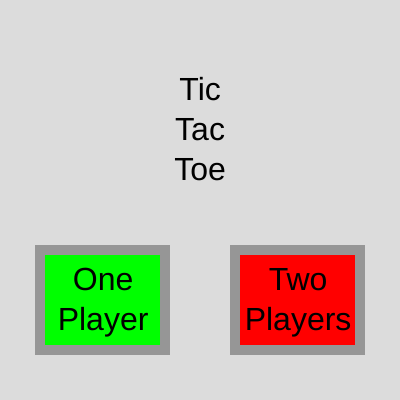
Frame 1 (no input)
Frame 60 (no input): identical to frame 1, image omitted
Frame 120 (the mouse pressed at the canvas centre since frame 60): identical to frame 1, image omitted

The p5.js sketch that drew this single still picture (run headless with seeded random() and noise() and a simulated clock; from frame 60 on, the mouse is pressed at the canvas centre):

// p5.js sketch
// ── sketch.js
/*
This is a p5.js sketch that I used to make the TicTacToe game

This took me around 3 hours to make
*/

// 0 = main menu, 1 = 1 player, 2 = 2 player
var menu = 0;

// when 2 player, player_turn = true means it is player 1 turn
var player_turn = false;
var turn_number = 0;
var game_active = false;
// 0 = tie, 1 = player1, 2 = player2
var winner = 0;

var delay_timer = 0;

// 0 = nothing 1 = player 1, 2 = player 2
var board_state = [[0, 0, 0],
[0, 0, 0],
[0, 0, 0]];

function setup() {
  createCanvas(400, 400);
}

function draw() {
  background(220);
  textAlign(CENTER);
  if (menu == 0) {

    textSize(32);

    fill(0);
    noStroke();
    text("Tic\nTac\nToe", 200, 100);
    strokeWeight(10);
    stroke(150);
    fill(0, 255, 0);
    rect(40, 250, 125, 100);
    fill(255, 0, 0);
    rect(235, 250, 125, 100);
    fill(0);
    noStroke();
    text("One\nPlayer", 103, 290);
    text("Two\nPlayers", 298, 290);

  } else {
    // change background when game is over
    {
    if (!game_active) {
      if (menu == 1 && winner == 1) {
        background(0, 255, 0);
      } else if (menu == 1 && winner == 2) {
        background(255, 0, 0);
      } else if (winner == 0) {
        background(0, 0, 255);
      } else if (menu == 2) {
        background(0, 255, 0);
      }
    }
    }
    // drawing the grid
    {
      fill(245);
      rect(75, 45, 240, 240);
      stroke(0);
      strokeWeight(5);
      line(155, 45, 155, 285);
      line(75, 125, 315, 125);
      line(235, 45, 235, 285);
      line(75, 205, 315, 205);

      // drawing the back button
      fill(150);
      strokeWeight(1);
      rect(30, 315, 100, 50);
      textSize(42);
      fill(0);
      text("Back", 80, 350);

    }

    // drawing all X and O already placed
    for (i = 0; i < 3; i++) {
      for (j = 0; j < 3; j++) {
        if (board_state[i][j] == 1) {
          drawShape(true, false, j, i);
        } else if (board_state[i][j] == 2) {
          drawShape(false, false, j, i);
        }
      }
    }

    // put this section first so that after placing x, there is no pause
    if (menu == 1) {
      // picking the computers move
      if (!player_turn && turn_number != 5 && game_active && millis() - delay_timer > 100) {
        var x_pick = 0;
        var y_pick = 0;
        do {
          x_pick = Math.floor(Math.random() * 3);
          y_pick = Math.floor(Math.random() * 3);
        } while (board_state[y_pick][x_pick] != 0);
        board_state[y_pick][x_pick] = 2;
        if (turn_number >= 3) {
          check_win(player_turn);
        }
        turn_number++;
        player_turn = !player_turn;
        delay_timer = millis()
        // make it seem like the computer is thinking
        while (millis() - delay_timer < 1000) {

        }
      }
    } else if (menu == 2) {
      if (game_active && !player_turn) {
        drawShape(player_turn, true, 0);
      }
    }
    // drawing X on cursor when player_turn
    if (player_turn && game_active) {
      drawShape(player_turn, true, 0);
    }

    
    
    if (!game_active) {
      display_winner();
    }
  }
}

function mouseClicked() {
  if (menu == 0) {
    if (mouseY >= 250 && mouseY <= 250 + 100) {
      reset_game();
      if (mouseX >= 40 && mouseX <= 40 + 125) {
        menu = 1;
      } else if (mouseX >= 235 && mouseX <= 235 + 125) {
        menu = 2;
      }

    }
  } else {
    if (mouseX >= 30 && mouseX <= 130 && mouseY >= 315 && mouseY <= 365) {
      menu = 0;
    }

    // if game is not won yet
    if (game_active) {
      // player 1 moves regardless of singleplayer or 2 player
      if (player_turn) {
        for (i = 0; i < 3; i++) {
          if (mouseY > 45 + 80 * i && mouseY < 125 + 80 * i) {
            for (j = 0; j < 3; j++) {
              if (mouseX > 75 + 80 * j && mouseX < 155 + 80 * j) {
                if (board_state[i][j] == 0) {
                  board_state[i][j] = 1;
                  delay_timer = millis();
                  if (turn_number == 5) {
                    game_active = false;
                    winner = 0;
                  }
                  if (turn_number >= 3) {
                    check_win(player_turn);
                  }
                  
                  player_turn = !player_turn;
                }
              }
            }
          }

        }
      }

      if (menu == 2) {
        // player 2 turn
        if (!player_turn) {
          for (i = 0; i < 3; i++) {
            if (mouseY > 45 + 80 * i && mouseY < 125 + 80 * i) {
              for (j = 0; j < 3; j++) {
                if (mouseX > 75 + 80 * j && mouseX < 155 + 80 * j) {
                  if (board_state[i][j] == 0) {
                    board_state[i][j] = 2;
                    if (turn_number >= 3) {
                      check_win(player_turn);
                    }
                    turn_number++;
                    player_turn = !player_turn;
                  }
                }
              }
            }

          }
        }
      }
    } else if (mouseX >= 125 && mouseX <= 275 && mouseY >= 200 && mouseY <= 250) {
      reset_game();
    }

  }

}

function drawShape(shape, mouse, hor, ver) {
  letter = "O";
  if (shape) {
    letter = "X"
  }
  if (!mouse) {
    vertical = 110 + 80 * ver;
    horizontal = 115 + 80 * hor;
  } else {
    horizontal = mouseX;
    vertical = mouseY + 30;
  }


  fill(0);
  textSize(72);
  text(letter, horizontal, vertical);
}

function reset_game() {
  board_state = [[0, 0, 0],
  [0, 0, 0],
  [0, 0, 0]];
  player_turn = true;
  turn_number = 1;
  game_active = true;
  winner = 0;
}

function check_win(player) {
  num = 2;
  if (player) {
    num = 1;
  }
  // checking rows and columns
  for (i = 0; i < 3; i++) {
    if (board_state[i][0] == num && board_state[i][1] == num && board_state[i][2] == num) {
      game_active = false;
      winner = num;
    }
    if (board_state[0][i] == num && board_state[1][i] == num && board_state[2][i] == num) {
      game_active = false;
      winner = num;
    }
  }
  // checking both crosses
  if (board_state[0][0] == num && board_state[1][1] == num && board_state[2][2] == num) {
    game_active = false;
    winner = num;
  }
  if (board_state[0][2] == num && board_state[1][1] == num && board_state[2][0] == num) {
    game_active = false;
    winner = num;
  }

}

function display_winner() {
  message = "Winner: X";
  if (winner == 2) {
    message = "Winner: O"
  } else if (winner == 0) {
    message = "Tie"
  }
  strokeWeight(3);
  fill(200, 200, 200, 225);
  rect(100, 100, 200, 200);
  fill(0);
  noStroke();
  textSize(28);
  text(message, 200, 145);
  fill(150);
  strokeWeight(2);
  stroke(0);
  rect(125, 200, 150, 50);
  fill(0);
  noStroke();
  text("Play Again?", 200, 230);
}
